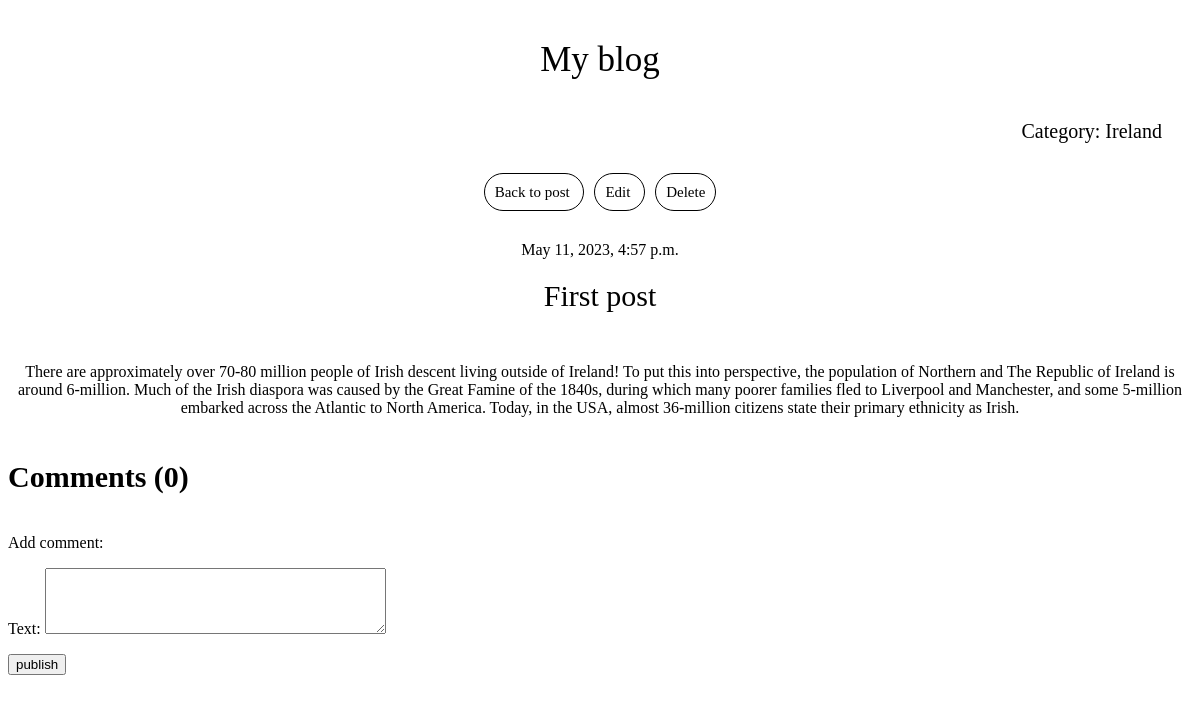
/post/detail/1, run on an earlier commit of the app's database.
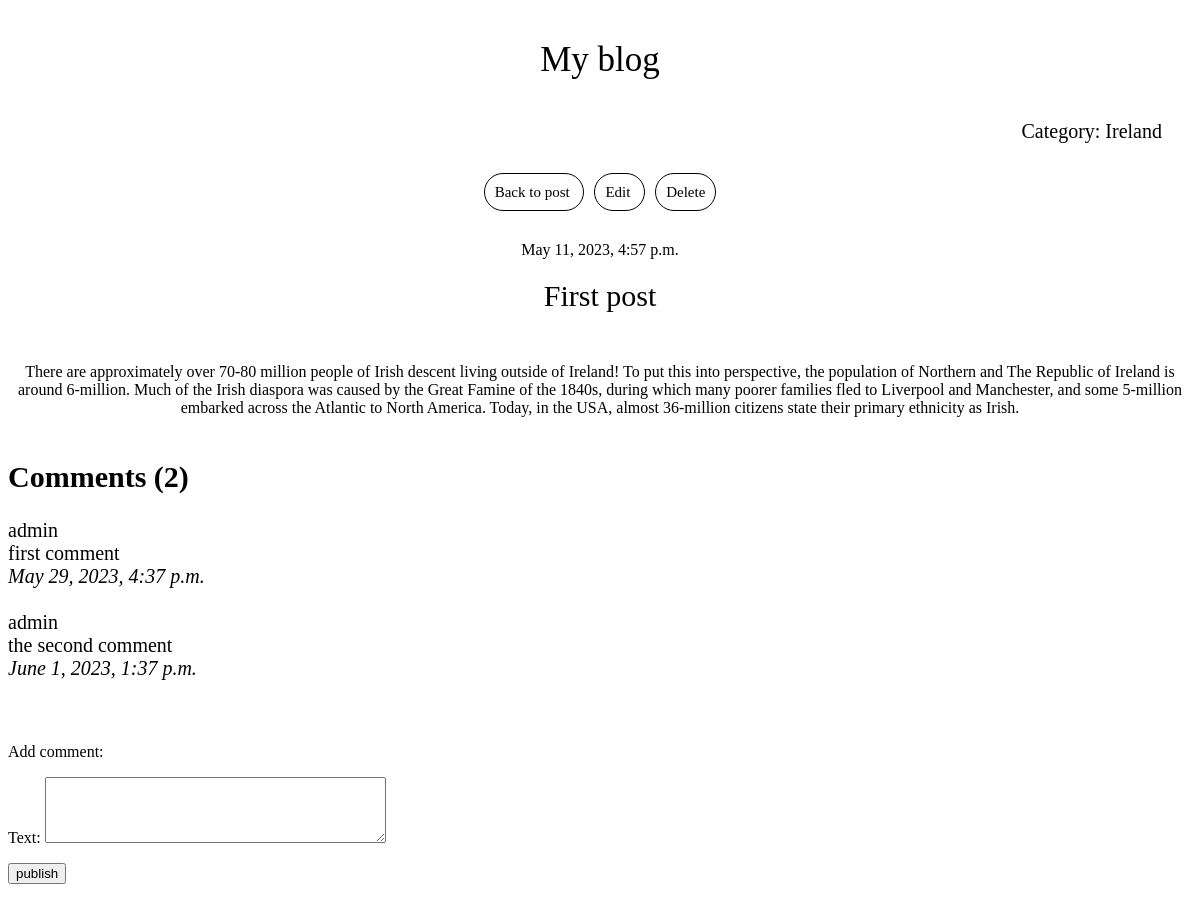
And on a later commit of the database.
### blog/models.py (models this page shows, shortened)
class Comments(models.Model):
    post = models.ForeignKey(Post, on_delete=models.CASCADE)
    text = models.TextField(verbose_name='Text')
    published_date = models.DateTimeField(verbose_name='published_date', auto_now_add=True, )
    author = models.ForeignKey('auth.User', on_delete=models.CASCADE)

### blog/views.py (the view)
# urls.py: path('post/detail/<int:post_pk>', post_detail, name='post_detail'),
def post_detail(request, post_pk):
    post = Post.objects.get(pk=post_pk)
    comments = Comments.objects.filter(post=post_pk)
    counter = comments.count()
    if request.method == 'POST':
        comment_form = CommentForm(request.POST)
        if comment_form.is_valid():
            comment = comment_form.save(commit=False)
            comment.author = request.user
            comment.post = post
            comment.published_date = datetime.now()
            comment.save()
            return redirect('post_detail', post_pk=post.pk)
    else:
        comment_form = CommentForm()
    return render(request, 'blog/post_detail.html', {'post': post,
                                                     'comments': comments,
                                                     'counter': counter,
                                                     'comment_form': comment_form})

### blog/forms.py
class CommentForm(forms.ModelForm):
    class Meta:
        model = Comments
        fields = (
            'text',
        )
        widgets = {
            'text': Textarea(attrs={'rows': 4, 'cols': 40})
        }

### blog/models.py (called while the page is built)
    def __str__(self):
        return f'{self.text}'

### blog/templates/blog/post_detail.html (shortened to what this page needs)
<!DOCTYPE html>
<html lang="en">
<head>
</head>
<body>
<div style="text-align: center; margin-top: 40px; margin-bottom: 40px">
    <a style="font-size: 35px; color: black" href="{% url 'post_list' %}">My blog</a>
</div>
<div style="text-align: right; margin-right: 30px; margin-top: 40px; margin-bottom: 40px; font-size: 20px;">
    Category: {{post.category}}
</div>
<div style="text-align: center; margin-top: 40px; margin-bottom: 40px;">
    <a style="margin: 5px; font-size: 15px; color: black; border: 1px solid; border-radius: 20px; padding: 10px"
       href="{% url 'post_list' %}">
        Back to post
    </a>
    <a style="margin: 5px; font-size: 15px; color: black; border: 1px solid; border-radius: 20px; padding: 10px"
       href="{% url 'post_edit' post_pk=post.pk %}">
        Edit
    </a>
    <a style="margin: 5px; font-size: 15px; color: black; border: 1px solid; border-radius: 20px; padding: 10px"
       href="{% url 'post_delete' post_pk=post.pk %}">
        Delete
    </a>
</div>
<div style="">
    <div style="text-align: center">
        <div style="">{{ post.publish_date }}</div>
        <div style="font-size: 30px; padding: 20px">
            <a>{{ post.title }}</a>
        </div>
        <div style="margin-top: 30px">
            {{ post.text }}
        </div>
    </div>
</div>
<br>
<div style="font-size: 20px; margin 10px; text-align: justify">
    <h2>Comments ({{counter}})</h2>
    {% for i in comments %}
        {{ i.author }}<br>
        {{ i.text }}<br>
        <em>{{ i.published_date }}</em>
    <br><br>
    {% endfor %}
</div>
<form action="" method="POST">{% csrf_token %}
    <p style="margin-top: 40px"> Add comment:</p>
    {{ comment_form.as_p }}
    <input style="margin-bottom: 50px" type="submit" value="publish"/>
</form>
</body>
</html>

What changed in the data, as far as the page shows it:
added Comments: author "admin", text "first comment", published_date "May 29, 2023, 4:37 p.m."
added Comments: author "admin", text "the second comment", published_date "June 1, 2023, 1:37 p.m."
Also different on the page:
{{ counter }}: "0" → "2"
